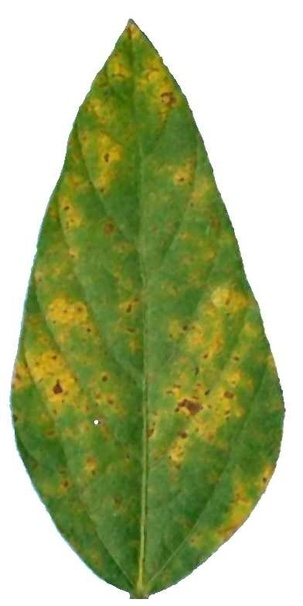
#> input picture 06-soybean_rust/originals/F10.jpg, 303 x 606 px, shrunk from 392 x 783 before the run, given in place of F50.jpg, which was not available
$ jupyter execute 'Edge Case.ipynb'   (text cells are left out)
#> lines starting #> are read from the running program, lines starting #| are printed output that depends on the picture; long printed decimals are rounded; pictures that were not available may be replaced by others from this repository, and a replacement may not be noted
[cell 1]
from sklearn.cluster import KMeans
from sklearn import metrics
from scipy.spatial.distance import cdist
import cv2
import numpy as np
import matplotlib.pyplot as plt
import seaborn as sns
import plotly.graph_objects as go

[cell 2]
#reading the image
imgNo=50

imgPath='/home/aahan/Documents/Minor Project/06-soybean_rust/originals/F{}.jpg'.format(imgNo)
image=cv2.cvtColor(cv2.imread(imgPath),cv2.COLOR_BGR2RGB)

# [8 lines of commented-out code are left out]


plt.imshow(image)

image=cv2.cvtColor(image,cv2.COLOR_RGB2LAB)
#> image: shape (606, 303, 3); mean of channels 0, 1, 2 182.3, 116.6, 151.8

l,a,b=cv2.split(image)
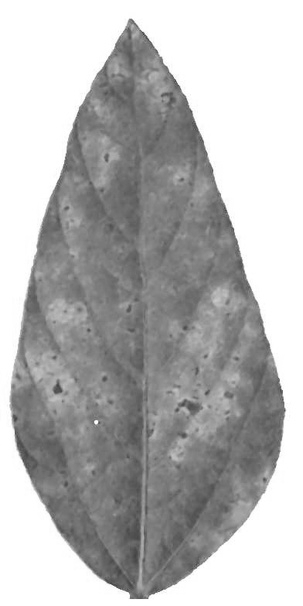
#> l: shape (606, 303); min 67, max 255, mean 182.3
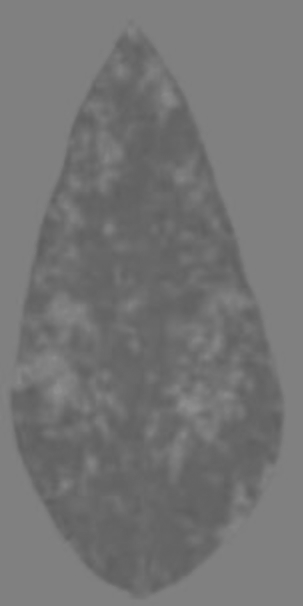
#> a: shape (606, 303); min 93, max 143, mean 116.6
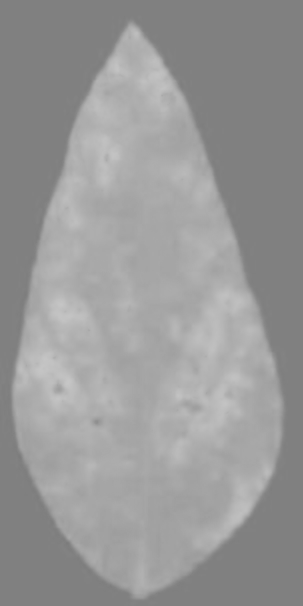
#> b: shape (606, 303); min 124, max 198, mean 151.8

l,a,b=(l.flatten(),a.flatten(),b.flatten())

[cell 3]
#create a vector containing a*b* channel
shape=image.shape
#> shape = (606, 303, 3)

vector=image[:,:,1:]
print(vector.shape)
#| (606, 303, 2)
vector=vector.reshape(-1,2)
#> vector = 183618 pairs, first value 93 to 143, second value 124 to 198

#convert to float32
vector=np.float32(vector)

#criteria
criteria=(cv2.TERM_CRITERIA_EPS+cv2.TERM_CRITERIA_MAX_ITER,10,1.0)
K=5
attempts=10
ret,label,center=cv2.kmeans(vector,K,None,criteria,attempts,cv2.KMEANS_RANDOM_CENTERS)
#> ret = 3349139.2; center = [[108.6, 173.7], [114, 147.3], [121, 182.5], [102.4, 165.3], [127.8, 128.2]]

# print(label)

center=np.uint8(center)
#> center = [[108, 173], [114, 147], [121, 182], [102, 165], [127, 128]]
res=center[label.flatten()]
#> res = 183618 pairs, first value 102 to 127, second value 128 to 182

resArr=[]
for ele in res:
    a,b=ele[0],ele[1]
    resArr.append([90,a,b])
#> after the loop, resArr = 183618 items
resArr=np.array(resArr,dtype=np.uint8)
resArr=resArr.reshape(shape)
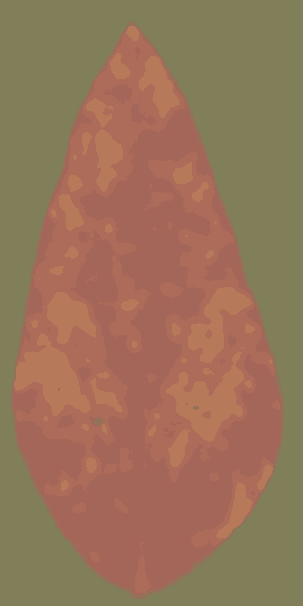
#> resArr: shape (606, 303, 3); mean of channels 0, 1, 2 90, 116, 151.5; drawn as B, G, R
print(resArr.shape)
#| (606, 303, 3)


# rtArr=cv2.cvtColor(resArr,cv2.COLOR_LAB2RGB)
# plt.imshow(rtArr)
a_channel=resArr[:,:,1]
b_channel=resArr[:,:,2]
# plt.imshow(b_channel,cmap="gray")
# hist,bins,_=plt.hist(a_channel.flatten(),bins=256,range=(0,256))
# plt.show()
minVal=np.amin(b_channel)
#> minVal = 128

#segmenting the background from the original image
resImg=[]
image=cv2.cvtColor(cv2.imread(imgPath),cv2.COLOR_BGR2RGB)
#will also count total pixels
totalPixels=0

for ele1,ele2 in zip(resArr.reshape(-1,3),image.reshape(-1,3)):
    b=ele1[2]
    if b==minVal:
        resImg.append([0,0,0])
    else:
        resImg.append([ele2[0],ele2[1],ele2[2]])
#> after the loop, resImg = 183618 items
resImg=np.array(resImg,dtype=np.uint8).reshape(image.shape)
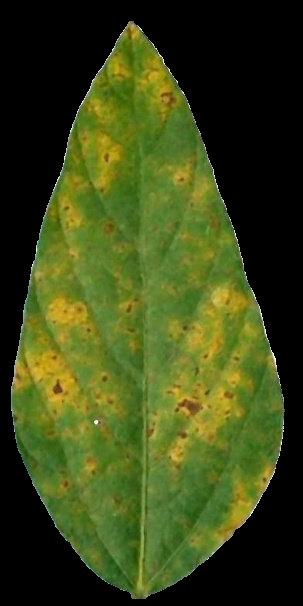
#> resImg: shape (606, 303, 3); mean R, G, B 59.2, 70.7, 22.2

image=np.copy(resImg)
plt.imshow(image)
resImg=None
resArr=None

totalPixels=0
for ele in image.reshape(-1,3):
    if ele[0]==0 and ele[1]==0 and ele[2]==0:
        continue
    totalPixels+=1
#> after the loop, totalPixels = 103307

image=cv2.cvtColor(image,cv2.COLOR_RGB2LAB)
#> image: shape (606, 303, 3); mean of channels 0, 1, 2 71.1, 116.7, 151.8

l,a,b=cv2.split(image)
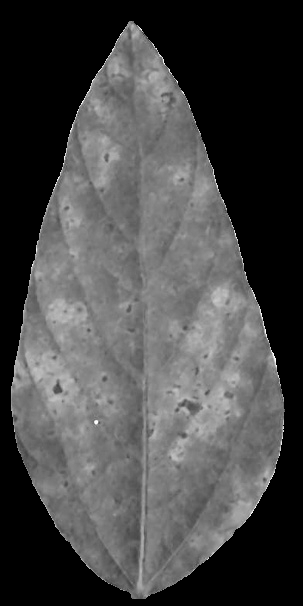
#> l: shape (606, 303); min 0, max 253, mean 71.1

l,a,b=(l.flatten(),a.flatten(),b.flatten())
print(totalPixels)
#| 103307

[cell 4]
# [19 lines of commented-out code are left out]

[cell 5]
#create a vector containing a*b* channel
shape=image.shape

vector=image[:,:,1:]
print(vector.shape)
#| (606, 303, 2)
vector=vector.reshape(-1,2)
#> vector = 183618 pairs, first value 93 to 143, second value 128 to 198

#convert to float32
vector=np.float32(vector)

#criteria
criteria=(cv2.TERM_CRITERIA_EPS+cv2.TERM_CRITERIA_MAX_ITER,10,1.0)
K=3
attempts=10
ret,label,center=cv2.kmeans(vector,K,None,criteria,attempts,cv2.KMEANS_RANDOM_CENTERS)
#> ret = 5689326.8; center = [[127.8, 128.3], [103.8, 166.8], [116.9, 179.7]]

# print(label)

center=np.uint8(center)
#> center = [[127, 128], [103, 166], [116, 179]]
res=center[label.flatten()]
#> res = 183618 pairs, first value 103 to 127, second value 128 to 179

resArr=[]
for ele in res:
    a,b=ele[0],ele[1]
    resArr.append([90,a,b])
resArr=np.array(resArr,dtype=np.uint8)
resArr=resArr.reshape(shape)
print(resArr.shape)
#| (606, 303, 3)


rtArr=cv2.cvtColor(resArr,cv2.COLOR_LAB2RGB)
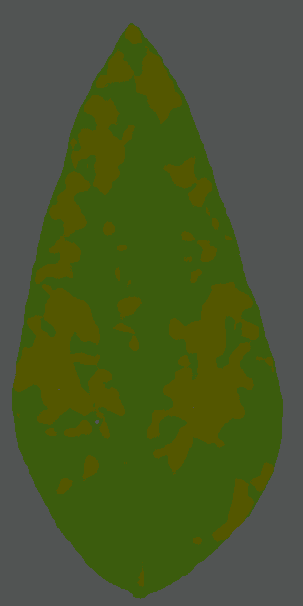
#> rtArr: shape (606, 303, 3); mean R, G, B 73, 87.6, 42.1
plt.imshow(rtArr)

[cell 6]
rows,cols,_=resArr.shape
#> rows = 606; cols = 303
a_channel=resArr[:,:,1]
b_channel=resArr[:,:,2]

# plt.imshow(a_channel,cmap='gray')
plt.imshow(a_channel,cmap='gray')

[cell 7]
hist,bins,_=plt.hist(a_channel.flatten(),bins=256,range=(0,256))
#> hist = 256 values, max 82005 at index 127, min 0 at index 0, mean 717.3; bins = 257 values from 0 to 256
plt.show()
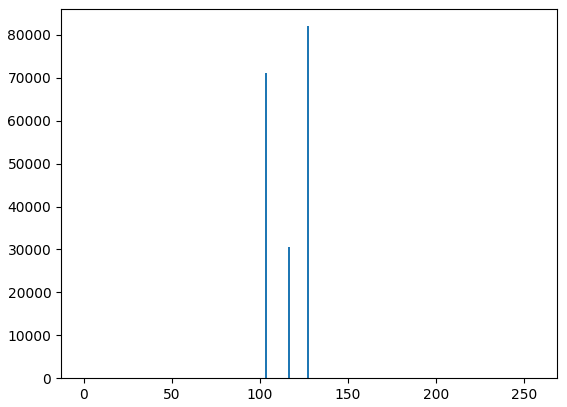
#> figure drawn by matplotlib, 1 panel; tallest bar 82005 high, from x = 127 to 128

[cell 8]
#extracting the black color
#since in grayscale,the lowest value is the darkest
minVal=np.amin(a_channel)
#> minVal = 103
print(minVal)
#| 103

maxVal=np.amax(b_channel)
#> maxVal = 179
print(maxVal)
#| 179

[cell 9]
resImg=[]
image=cv2.cvtColor(image,cv2.COLOR_LAB2RGB)
#will also count total pixels


for ele1,ele2 in zip(resArr.reshape(-1,3),image.reshape(-1,3)):
    a=ele1[1]
    if a==minVal:
        resImg.append([0,0,0])
    else:
        resImg.append([ele2[0],ele2[1],ele2[2]])
resImg=np.array(resImg,dtype=np.uint8).reshape(image.shape)
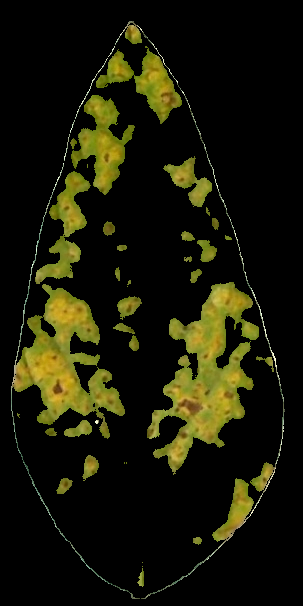
#> resImg: shape (606, 303, 3); mean R, G, B 24.9, 24.5, 7
plt.imshow(resImg)

[cell 10]
#calculating the total diseased pixels
totalDiseased=0

for ele in resImg.reshape(-1,3):
    r,g,b=ele[0],ele[1],ele[2]
    if r!=0 and g!=0 and b!=0:
        totalDiseased+=1
#> after the loop, totalDiseased = 32142
print(totalDiseased)
#| 32142
print(totalPixels)
#| 103307

fraction=totalDiseased/totalPixels
#> fraction = 0.311
print(fraction*100)
#| 31.113

$ run again, on 06-soybean_rust/originals/F26.jpg
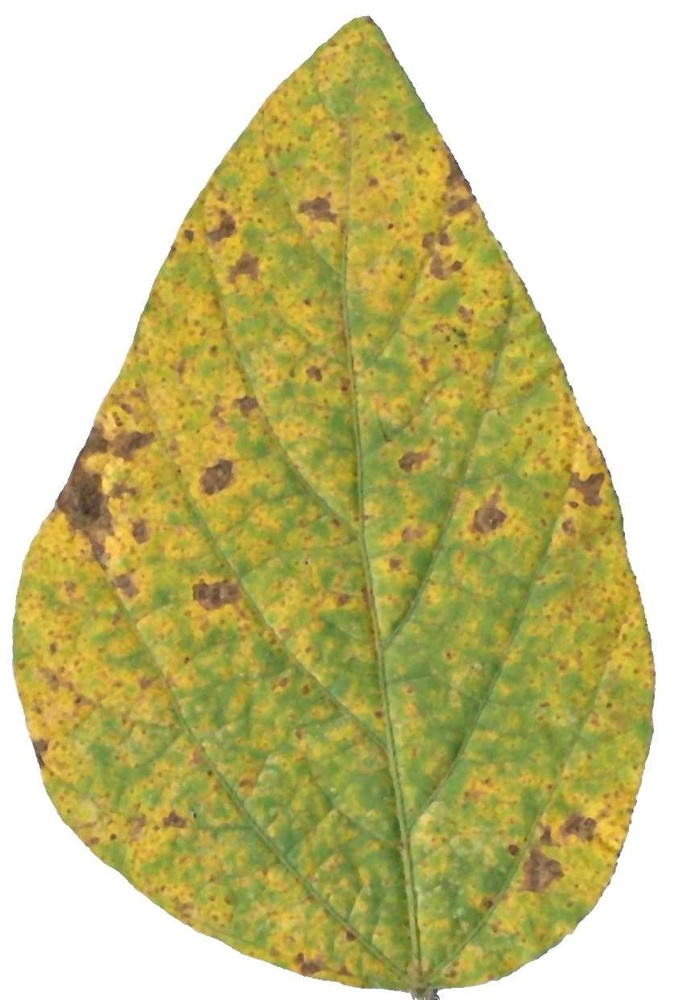
#> input picture 06-soybean_rust/originals/F26.jpg, 675 x 1000 px, shrunk from 838 x 1241 before the run, given in place of F50.jpg, which was not available
#| (1000, 675, 2)
#> `vector=vector.reshape(-1,2)`: vector = 675000 pairs, first value 99 to 143, second value 125 to 200
#> `ret,label,center=cv2.kmeans(vector,K,None,criteria,attempts,cv2.KMEANS..`: ret = 15731912.2; center = [[126.2, 183.7], [132.4, 159.7], [116.7, 177.2], [127.9, 128.3], [110.8, 168.3]]
#> `center=np.uint8(center)`: center = [[126, 183], [132, 159], [116, 177], [127, 128], [110, 168]]
#> `res=center[label.flatten()]`: res = 675000 pairs, first value 110 to 132, second value 128 to 183
#> after the loop `for ele in res:`: resArr = 675000 items
#| (1000, 675, 3)
#> `minVal=np.amin(b_channel)`: minVal = 128
#> after the loop `for ele1,ele2 in zip(resArr.reshape(-1,3),image.reshape(-1,3)):`: resImg = 675000 items
#> after the loop `for ele in image.reshape(-1,3):`: totalPixels = 421889
#| 421889
#| (1000, 675, 2)
#> `vector=vector.reshape(-1,2)`: vector = 675000 pairs, first value 99 to 143, second value 128 to 200
#> `ret,label,center=cv2.kmeans(vector,K,None,criteria,attempts,cv2.KMEANS..`: ret = 30861175.5; center = [[112.6, 170.7], [128.2, 128.8], [124.5, 180.9]]
#> `center=np.uint8(center)`: center = [[112, 170], [128, 128], [124, 180]]
#> `res=center[label.flatten()]`: res = 675000 pairs, first value 112 to 128, second value 128 to 180
#| (1000, 675, 3)
#> hist = 256 values, max 262713 at index 128, min 0 at index 0, mean 2636.7; bins = 257 values from 0 to 256
#> `plt.show()`:
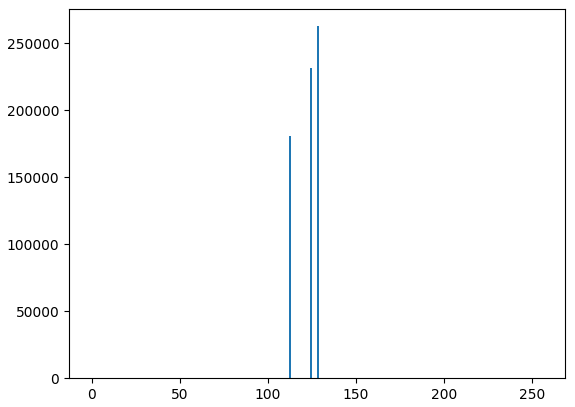
#> figure drawn by matplotlib, 1 panel; tallest bar 262713 high, from x = 128 to 129
#> `minVal=np.amin(a_channel)`: minVal = 112
#| 112
#> maxVal = 180
#| 180
#> `resImg=np.array(resImg,dtype=np.uint8).reshape(image.shape)`:
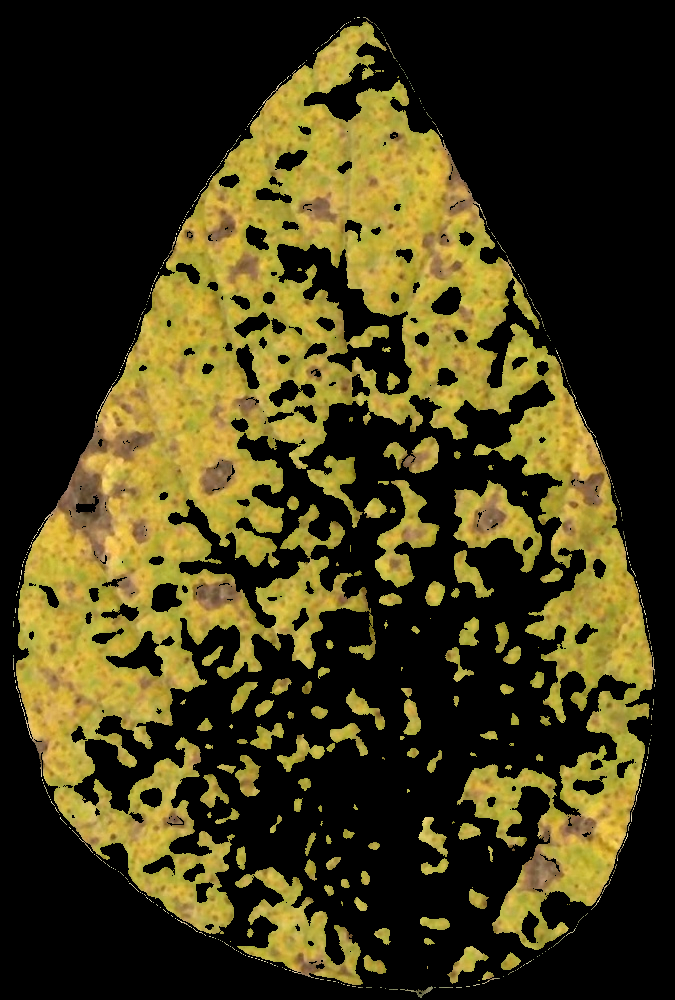
#> resImg: shape (1000, 675, 3); mean R, G, B 66.1, 58.1, 23.3
#> after the loop `for ele in resImg.reshape(-1,3):`: totalDiseased = 241224
#| 241224
#| 421889
#> fraction = 0.572
#| 57.177
